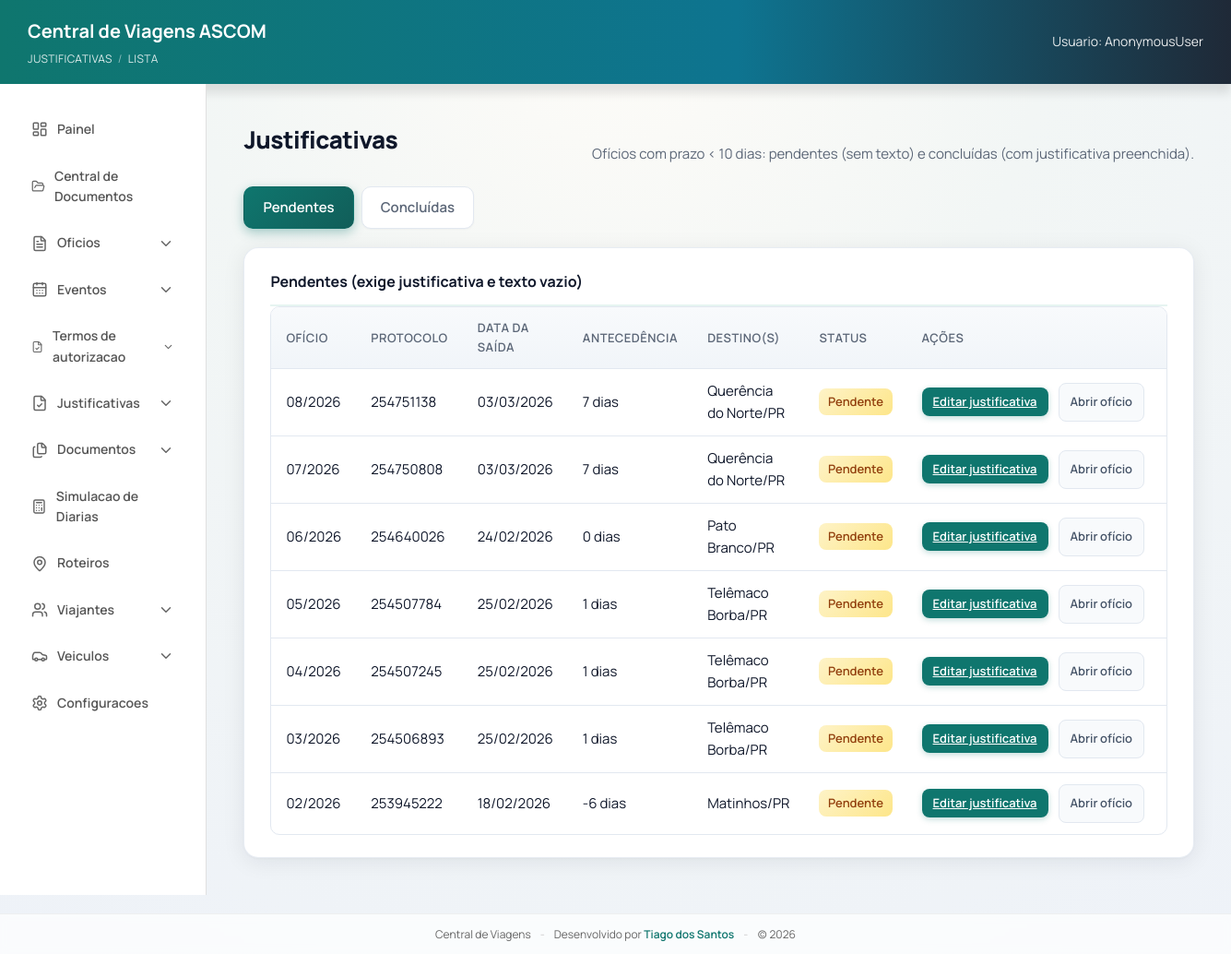
/justificativas/, run on the app's committed database.
### viagens/models.py (models this page shows, shortened)
class Oficio(models.Model):
    class Status(models.TextChoices):
        DRAFT = "DRAFT", "Rascunho"
        FINAL = "FINAL", "Finalizado"
    class AssuntoTipo(models.TextChoices):
        AUTORIZACAO = "AUTORIZACAO", "Autorizacao"
        CONVALIDACAO = "CONVALIDACAO", "Convalidacao"
    class CustosChoices(models.TextChoices):
        UNIDADE = "UNIDADE", "UNIDADE – DPC (diária e combustível serão custeados pela DPC)."
        OUTRA_INSTITUICAO = "OUTRA_INSTITUICAO", "OUTRA INSTITUIÇÃO"
        SEM_ONUS = "SEM_ONUS", "Com ônus limitados aos próprios vencimentos"
    class CusteioTipoChoices(models.TextChoices):
        UNIDADE = "UNIDADE", "UNIDADE - DPC (diarias e combustivel serao custeados pela DPC)."
        OUTRA_INSTITUICAO = "OUTRA_INSTITUICAO", "OUTRA INSTITUICAO"
        ONUS_LIMITADOS = "ONUS_LIMITADOS", "ONUS LIMITADOS AOS PROPRIOS VENCIMENTOS"
    class DestinoChoices(models.TextChoices):
        GAB = "GAB", "GABINETE DO DELEGADO GERAL ADJUNTO"
        SESP = "SESP", "SESP"
    acao = models.ForeignKey(
        AcaoInstitucional,
        on_delete=models.SET_NULL,
        related_name="oficios",
        null=True,
        blank=True,
        verbose_name="Acao Institucional",
    )
    evento = models.ForeignKey(
        "Evento",
        on_delete=models.SET_NULL,
        related_name="oficios",
        null=True,
        blank=True,
        verbose_name="Evento (pacote)",
    )
    roteiro = models.ForeignKey(
        "Roteiro",
        on_delete=models.SET_NULL,
        related_name="oficios_como_roteiro",
        null=True,
        blank=True,
        verbose_name="Roteiro de Viagem",
    )
    oficio = models.CharField(max_length=50, blank=True, default="")
    numero = models.PositiveIntegerField(null=True, blank=True, db_index=True)
    ano = models.PositiveIntegerField(null=True, blank=True, db_index=True)
    protocolo = models.CharField(max_length=80, blank=True, default="")
    destino = models.CharField(
        max_length=40,
        choices=DestinoChoices.choices,
        default=DestinoChoices.GAB,
        editable=False,
    )
    status = models.CharField(
        max_length=20,
        choices=Status.choices,
        default=Status.DRAFT,
        db_index=True,
    )
    assunto = models.CharField(max_length=200, blank=True)
    assunto_tipo = models.CharField(
        max_length=20,
        choices=AssuntoTipo.choices,
        default=AssuntoTipo.AUTORIZACAO,
    )
    tipo_destino = models.CharField(
        max_length=20,
        blank=True,
        choices=[
            ("INTERIOR", "Interior"),
            ("CAPITAL", "Capital"),
            ("BRASILIA", "Brasilia"),
        ],
    )
    estado_sede = models.ForeignKey(
        Estado,
        on_delete=models.SET_NULL,
        null=True,
        blank=True,
        related_name="oficios_sede",
    )
    cidade_sede = models.ForeignKey(
        Cidade,
        on_delete=models.SET_NULL,
        null=True,
        blank=True,
        related_name="oficios_sede",
    )
    estado_destino = models.ForeignKey(
        Estado,
        on_delete=models.SET_NULL,
        null=True,
        blank=True,
        related_name="oficios_destino",
    )
    cidade_destino = models.ForeignKey(
        Cidade,
        on_delete=models.SET_NULL,
        null=True,
        blank=True,
        related_name="oficios_destino",
    )
    roteiro_ida_saida_local = models.CharField(max_length=200, blank=True)
    roteiro_ida_saida_datahora = models.CharField(max_length=200, blank=True)
    roteiro_ida_chegada_local = models.CharField(max_length=200, blank=True)
    roteiro_ida_chegada_datahora = models.CharField(max_length=200, blank=True)
    roteiro_volta_saida_local = models.CharField(max_length=200, blank=True)
    roteiro_volta_saida_datahora = models.CharField(max_length=200, blank=True)
    roteiro_volta_chegada_local = models.CharField(max_length=200, blank=True)
    roteiro_volta_chegada_datahora = models.CharField(max_length=200, blank=True)
    retorno_saida_cidade = models.CharField(max_length=120, blank=True)
    retorno_saida_data = models.DateField(null=True, blank=True)
    retorno_saida_hora = models.TimeField(null=True, blank=True)
    retorno_chegada_cidade = models.CharField(max_length=120, blank=True)
    retorno_chegada_data = models.DateField(null=True, blank=True)
    retorno_chegada_hora = models.TimeField(null=True, blank=True)
    quantidade_diarias = models.CharField(max_length=120, blank=True)
    valor_diarias = models.CharField(max_length=120, blank=True)
    valor_diarias_extenso = models.CharField(max_length=200, blank=True)
    tipo_viatura = models.CharField(
        max_length=20,
        blank=True,
        choices=[("CARACTERIZADA", "Caracterizada"), ("DESCARACTERIZADA", "Descaracterizada")],
        default="DESCARACTERIZADA"
    )
    tipo_custeio = models.CharField(
        max_length=30,
        blank=True,
        choices=[
            ("UNIDADE", "Unidade"),
            ("OUTRA_INSTITUICAO", "Outra instituicao"),
            ("SEM_ONUS", "Sem onus"),
        ],
    )
    custeio_tipo = models.CharField(
        max_length=30,
        blank=True,
        choices=CusteioTipoChoices.choices,
        default=CusteioTipoChoices.UNIDADE,
    )
    custeio_texto_override = models.TextField(blank=True, default="")
    custos = models.CharField(
        max_length=20,
        choices=CustosChoices.choices,
        default=CustosChoices.UNIDADE,
    )
    nome_instituicao_custeio = models.CharField(
        max_length=200,
        blank=True,
        default="",
    )
    google_doc_id = models.CharField(max_length=200, blank=True)
    google_doc_url = models.URLField(blank=True)
    pdf_file_id = models.CharField(max_length=200, blank=True)
    pdf_url = models.URLField(blank=True)
    placa = models.CharField(max_length=10, blank=True)
    modelo = models.CharField(max_length=120, blank=True)
    combustivel = models.CharField(max_length=80, blank=True)
    motorista = models.CharField(max_length=120, blank=True)
    motorista_oficio = models.CharField(max_length=80, blank=True)
    motorista_oficio_numero = models.PositiveIntegerField(null=True, blank=True)
    motorista_oficio_ano = models.PositiveIntegerField(null=True, blank=True)
    motorista_protocolo = models.CharField(max_length=80, blank=True)
    motorista_carona = models.BooleanField(default=False)
    motorista_viajante = models.ForeignKey(
        Viajante,
        on_delete=models.SET_NULL,
        null=True,
        blank=True,
        related_name="oficios_motorista",
    )
    carona_oficio_referencia = models.ForeignKey(
        "self",
        on_delete=models.SET_NULL,
        null=True,
        blank=True,
        related_name="oficios_que_usam_como_carona",
    )
    motivo = models.TextField(blank=True)
    justificativa_modelo = models.CharField(
        max_length=80,
        blank=True,
        default="",
        help_text="Código do modelo de justificativa usado (ex: recebimento_tardio).",
    )
    justificativa_texto = models.TextField(
        blank=True,
        default="",
        help_text="Texto da justificativa preenchido (prazo < 10 dias). Preenchido desbloqueia geração do ofício.",
    )
    veiculo = models.ForeignKey(
        Veiculo,
        on_delete=models.SET_NULL,
        null=True,
        blank=True,
        related_name="oficios",
    )
    viajantes = models.ManyToManyField(
        Viajante,
        through="OficioViajante",
        related_name="oficios",
        blank=True,
    )
    created_at = models.DateTimeField(auto_now_add=True, db_index=True)
    updated_at = models.DateTimeField(auto_now=True)
    class Meta:
        constraints = [
            models.UniqueConstraint(
                fields=["ano", "numero"],
                name="uniq_oficio_numero_por_ano",
            )
        ]
    @property
    def numero_formatado(self) -> str:
        return format_oficio_num(self.numero, self.ano)

class Trecho(models.Model):
    oficio = models.ForeignKey(
        Oficio,
        on_delete=models.CASCADE,
        related_name="trechos",
    )
    ordem = models.PositiveIntegerField(default=1)
    origem_estado = models.ForeignKey(
        Estado,
        on_delete=models.SET_NULL,
        null=True,
        blank=True,
        related_name="trechos_origem",
    )
    origem_cidade = models.ForeignKey(
        Cidade,
        on_delete=models.SET_NULL,
        null=True,
        blank=True,
        related_name="trechos_origem",
    )
    destino_estado = models.ForeignKey(
        Estado,
        on_delete=models.SET_NULL,
        null=True,
        blank=True,
        related_name="trechos_destino",
    )
    destino_cidade = models.ForeignKey(
        Cidade,
        on_delete=models.SET_NULL,
        null=True,
        blank=True,
        related_name="trechos_destino",
    )
    saida_data = models.DateField(null=True, blank=True)
    saida_hora = models.TimeField(null=True, blank=True)
    chegada_data = models.DateField(null=True, blank=True)
    chegada_hora = models.TimeField(null=True, blank=True)
    distancia_km = models.DecimalField(
        max_digits=8, decimal_places=2, null=True, blank=True, verbose_name="Distância (km)"
    )
    duracao_minutos = models.PositiveIntegerField(
        null=True, blank=True, verbose_name="Duração (minutos)"
    )
    is_retorno = models.BooleanField(default=False, verbose_name="Trecho de retorno")
    tempo_pre_minutos = models.PositiveIntegerField(
        null=True, blank=True, verbose_name="Tempo auxiliar pré-saída (min)"
    )
    tempo_pos_minutos = models.PositiveIntegerField(
        null=True, blank=True, verbose_name="Tempo auxiliar pós-chegada (min)"
    )
    class Meta:
        ordering = ["ordem"]

### viagens/views/_shared.py (the view)
@require_GET
def justificativas_lista(request):
    from viagens.services.justificativa_helpers import (
        get_data_inicio_viagem,
        get_dias_antecedencia,
    )
    tab = (request.GET.get("tab") or "pendentes").strip().lower()
    if tab not in ("pendentes", "concluidas"):
        tab = "pendentes"
    pendentes, concluidas = _justificativa_lista_querysets()
    def _row(o):
        data_saida = get_data_inicio_viagem(o)
        dias = get_dias_antecedencia(o)
        destinos = ""
        if o.cidade_destino and o.estado_destino:
            destinos = f"{o.cidade_destino.nome}/{o.estado_destino.sigla}"
        else:
            destinos = o.get_destino_display() or "-"
        return {
            "oficio": o,
            "data_saida": data_saida,
            "dias_antecedencia": dias,
            "destinos": destinos,
        }
    pendentes_rows = [_row(o) for o in pendentes]
    concluidas_rows = [_row(o) for o in concluidas]
    return render(
        request,
        "viagens/justificativas_lista.html",
        {
            "tab": tab,
            "pendentes": pendentes_rows,
            "concluidas": concluidas_rows,
        },
    )

### viagens/templates/viagens/justificativas_lista.html (shortened to what this page needs)
{% extends "viagens/base.html" %}
{% load static %}
{% block breadcrumb %}
  Justificativas <span class="breadcrumb-sep">/</span> Lista
{% endblock %}
{% block extra_head %}
  <link rel="stylesheet" href="{% static 'viagens/justificativas.css' %}" />
{% endblock %}
{% block content %}
  <div class="page-header justificativas-list-header">
    <h2 class="page-title">Justificativas</h2>
    <p class="page-subtitle">Ofícios com prazo &lt; 10 dias: pendentes (sem texto) e concluídas (com justificativa preenchida).</p>
  </div>
  <div class="justificativas-tabs">
    <a href="?tab=pendentes" class="justificativas-tab {% if tab == 'pendentes' %}active{% endif %}">Pendentes</a>
    <a href="?tab=concluidas" class="justificativas-tab {% if tab == 'concluidas' %}active{% endif %}">Concluídas</a>
  </div>
  <div class="card justificativas-card">
    {% if tab == 'pendentes' %}
      <h3 class="justificativas-card-title">Pendentes (exige justificativa e texto vazio)</h3>
      {% if pendentes %}
        <div class="justificativas-table-wrap">
          <table class="justificativas-table">
            <thead>
              <tr>
                <th>Ofício</th>
                <th>Protocolo</th>
                <th>Data da saída</th>
                <th>Antecedência</th>
                <th>Destino(s)</th>
                <th>Status</th>
                <th>Ações</th>
              </tr>
            </thead>
            <tbody>
              {% for row in pendentes %}
                <tr>
                  <td>{{ row.oficio.numero_formatado|default:row.oficio.oficio|default:"—" }}</td>
                  <td>{{ row.oficio.protocolo|default:"—" }}</td>
                  <td>{% if row.data_saida %}{{ row.data_saida|date:"d/m/Y" }}{% else %}—{% endif %}</td>
                  <td>{% if row.dias_antecedencia is not None %}{{ row.dias_antecedencia }} dias{% else %}—{% endif %}</td>
                  <td>{{ row.destinos }}</td>
                  <td><span class="status-badge status-pendente">Pendente</span></td>
                  <td class="justificativas-actions">
                    <a href="{% url 'justificativa_oficio' row.oficio.id %}?next=oficio_documentos" class="btn-sm btn-primary">Editar justificativa</a>
                    <a href="{% url 'oficio_documentos' row.oficio.id %}" class="btn-sm btn-clear">Abrir ofício</a>
                  </td>
                </tr>
              {% endfor %}
            </tbody>
          </table>
        </div>
      {% else %}
        <p class="justificativas-empty">Nenhum ofício pendente de justificativa.</p>
      {% endif %}
    {% endif %}
  </div>
{% endblock %}

### data on the page
Oficio: oficio.numero_formatado "08/2026", oficio.protocolo "254751138", data_saida "03/03/2026", dias_antecedencia "7", destinos "Querência do Norte/PR"
Oficio: oficio.numero_formatado "07/2026", oficio.protocolo "254750808", data_saida "03/03/2026", dias_antecedencia "7", destinos "Querência do Norte/PR"
Oficio: oficio.numero_formatado "06/2026", oficio.protocolo "254640026", data_saida "24/02/2026", dias_antecedencia "0", destinos "Pato Branco/PR"
Oficio: oficio.numero_formatado "05/2026", oficio.protocolo "254507784", data_saida "25/02/2026", dias_antecedencia "1", destinos "Telêmaco Borba/PR"
Oficio: oficio.numero_formatado "04/2026", oficio.protocolo "254507245", data_saida "25/02/2026", dias_antecedencia "1", destinos "Telêmaco Borba/PR"
Oficio: oficio.numero_formatado "03/2026", oficio.protocolo "254506893", data_saida "25/02/2026", dias_antecedencia "1", destinos "Telêmaco Borba/PR"
Oficio: oficio.numero_formatado "02/2026", oficio.protocolo "253945222", data_saida "18/02/2026", dias_antecedencia "-6", destinos "Matinhos/PR"

### other printed values
{{ request.user }} "AnonymousUser"
